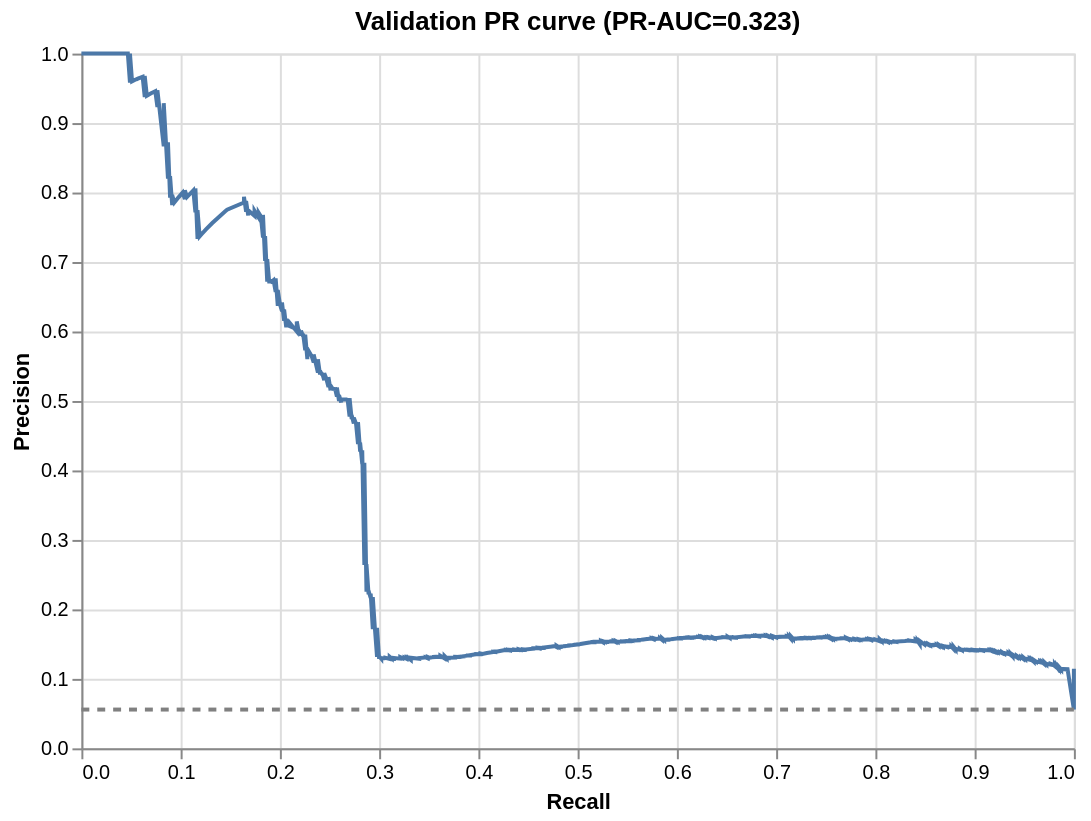

The notebook cell this image was saved under:
### Code cell
# Per-anomaly-type recall on test
test_with_labels = testing_df.copy().reset_index(drop=True)
test_with_labels['pred'] = to_pred(final_model.predict(X_test))

print("Per-anomaly-type recall on TEST:")
for lab in ['label_unusual_online_discount','label_unusual_offline_discount','label_extreme_qty']:
    sub = test_with_labels[test_with_labels[lab]==1]
    if len(sub) > 0:
        caught = (sub['pred']==1).sum()
        print(f"  {lab:35} {caught:4d}/{len(sub):4d} = {caught/len(sub)*100:5.1f}% recall")

# Validation PR curve
y_val_arr = y_val[target_name].values
score_val = -final_model.decision_function(X_val)
prec, rec, _ = precision_recall_curve(y_val_arr, score_val)
pr_df = pd.DataFrame({'recall':rec, 'precision':prec})
chart = alt.Chart(pr_df).mark_line(color='#4C78A8', strokeWidth=2).encode(
    x=alt.X('recall:Q', title='Recall'),
    y=alt.Y('precision:Q', title='Precision', scale=alt.Scale(domain=[0,1])),
    tooltip=['recall','precision']
).properties(title=f'Validation PR curve (PR-AUC={m_val["pr_auc"]:.3f})', width=500, height=350)
chance = alt.Chart(pd.DataFrame({'recall':[0,1], 'precision':[y_val_arr.mean(),y_val_arr.mean()]})).mark_line(color='gray', strokeDash=[4,4]).encode(x='recall:Q', y='precision:Q')
(chart + chance).display()

### Figure 1 — Vega specification as saved in the notebook (floating-point values rounded to 4 significant figures; data arrays with more than 128 entries replaced by an {"elided": "..."} marker saying what was removed)
{"$schema": "https://vega.github.io/schema/vega/v5.json", "data": [{"name": "source_0", "values": {"elided": "4675 records"}}, {"name": "source_1", "values": [{"precision": 0.05582, "recall": 0}, {"precision": 0.05582, "recall": 1}]}], "marks": [{"type": "line", "name": "layer_0_marks", "from": {"data": "source_0"}, "sort": {"field": "x"}, "encode": {"update": {"tooltip": {"signal": "{\"recall\": format(datum[\"recall\"], \"\"), \"precision\": format(datum[\"precision\"], \"\")}"}, "x": {"field": "recall", "scale": "x"}, "defined": {"signal": "isValid(datum[\"recall\"]) && isFinite(+datum[\"recall\"]) && isValid(datum[\"precision\"]) && isFinite(+datum[\"precision\"])"}, "stroke": {"value": "#4C78A8"}, "y": {"field": "precision", "scale": "y"}, "strokeWidth": {"value": 2}}}, "style": ["line"]}, {"type": "line", "name": "layer_1_marks", "from": {"data": "source_1"}, "sort": {"field": "x"}, "encode": {"update": {"stroke": {"value": "gray"}, "strokeDash": {"value": [4, 4]}, "x": {"field": "recall", "scale": "x"}, "y": {"field": "precision", "scale": "y"}, "defined": {"signal": "isValid(datum[\"recall\"]) && isFinite(+datum[\"recall\"]) && isValid(datum[\"precision\"]) && isFinite(+datum[\"precision\"])"}}}, "style": ["line"]}], "scales": [{"name": "x", "type": "linear", "domain": {"fields": [{"data": "source_0", "field": "recall"}, {"data": "source_1", "field": "recall"}]}, "range": [0, {"signal": "width"}], "nice": true, "zero": false}, {"name": "y", "type": "linear", "domain": [0, 1], "range": [{"signal": "height"}, 0], "nice": true, "zero": true}], "axes": [{"scale": "x", "labels": false, "aria": false, "maxExtent": 0, "zindex": 0, "tickCount": {"signal": "ceil(width/40)"}, "minExtent": 0, "gridScale": "y", "orient": "bottom", "ticks": false, "domain": false, "grid": true}, {"scale": "y", "minExtent": 0, "aria": false, "gridScale": "x", "labels": false, "grid": true, "orient": "left", "tickCount": {"signal": "ceil(height/40)"}, "ticks": false, "maxExtent": 0, "zindex": 0, "domain": false}, {"scale": "x", "tickCount": {"signal": "ceil(width/40)"}, "labelFlush": true, "grid": false, "labelOverlap": true, "zindex": 0, "title": "Recall", "orient": "bottom"}, {"scale": "y", "tickCount": {"signal": "ceil(height/40)"}, "orient": "left", "title": "Precision", "grid": false, "zindex": 0, "labelOverlap": true}], "title": {"text": "Validation PR curve (PR-AUC=0.323)", "frame": "group"}, "padding": 5, "width": 500, "style": "cell", "background": "white", "height": 350}
